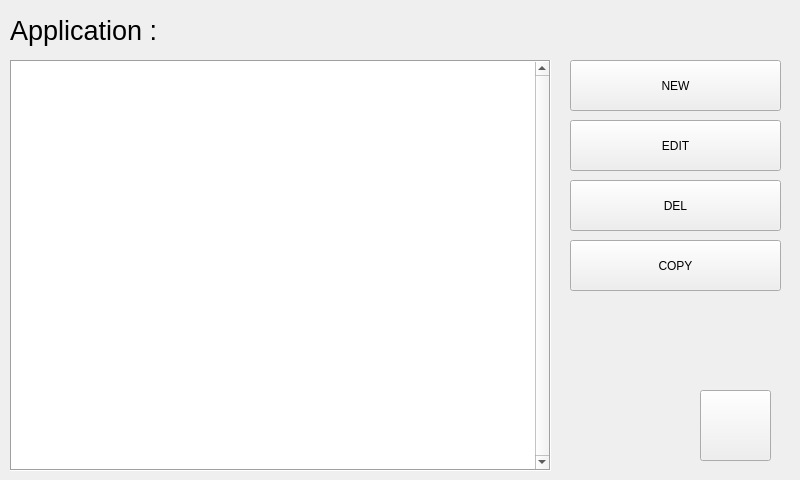
<?xml version="1.0" encoding="UTF-8"?>
<ui version="4.0">
 <class>formSetting</class>
 <widget class="QWidget" name="formSetting">
  <property name="geometry">
   <rect>
    <x>0</x>
    <y>0</y>
    <width>800</width>
    <height>480</height>
   </rect>
  </property>
  <property name="minimumSize">
   <size>
    <width>800</width>
    <height>480</height>
   </size>
  </property>
  <property name="maximumSize">
   <size>
    <width>800</width>
    <height>480</height>
   </size>
  </property>
  <property name="windowTitle">
   <string>Form</string>
  </property>
  <widget class="QPushButton" name="btnSetting">
   <property name="geometry">
    <rect>
     <x>700</x>
     <y>390</y>
     <width>71</width>
     <height>71</height>
    </rect>
   </property>
   <property name="autoFillBackground">
    <bool>false</bool>
   </property>
   <property name="styleSheet">
    <string notr="true">border-image: url(:/img/setting.png);</string>
   </property>
   <property name="text">
    <string/>
   </property>
  </widget>
  <widget class="QLabel" name="lbApplication">
   <property name="geometry">
    <rect>
     <x>10</x>
     <y>10</y>
     <width>501</width>
     <height>41</height>
    </rect>
   </property>
   <property name="font">
    <font>
     <pointsize>20</pointsize>
    </font>
   </property>
   <property name="text">
    <string>Application :</string>
   </property>
  </widget>
  <widget class="QPushButton" name="btnNew">
   <property name="geometry">
    <rect>
     <x>570</x>
     <y>60</y>
     <width>211</width>
     <height>51</height>
    </rect>
   </property>
   <property name="text">
    <string>NEW</string>
   </property>
  </widget>
  <widget class="QListWidget" name="listAppllication">
   <property name="geometry">
    <rect>
     <x>10</x>
     <y>60</y>
     <width>541</width>
     <height>411</height>
    </rect>
   </property>
   <property name="font">
    <font>
     <pointsize>20</pointsize>
    </font>
   </property>
   <property name="frameShape">
    <enum>QFrame::Box</enum>
   </property>
   <property name="frameShadow">
    <enum>QFrame::Sunken</enum>
   </property>
   <property name="verticalScrollBarPolicy">
    <enum>Qt::ScrollBarAlwaysOn</enum>
   </property>
   <property name="sizeAdjustPolicy">
    <enum>QAbstractScrollArea::AdjustToContents</enum>
   </property>
   <property name="autoScrollMargin">
    <number>16</number>
   </property>
   <property name="horizontalScrollMode">
    <enum>QAbstractItemView::ScrollPerItem</enum>
   </property>
  </widget>
  <widget class="QPushButton" name="btnEdit">
   <property name="geometry">
    <rect>
     <x>570</x>
     <y>120</y>
     <width>211</width>
     <height>51</height>
    </rect>
   </property>
   <property name="text">
    <string>EDIT</string>
   </property>
  </widget>
  <widget class="QPushButton" name="btnDelete">
   <property name="geometry">
    <rect>
     <x>570</x>
     <y>180</y>
     <width>211</width>
     <height>51</height>
    </rect>
   </property>
   <property name="text">
    <string>DEL</string>
   </property>
  </widget>
  <widget class="QPushButton" name="btnCopy">
   <property name="geometry">
    <rect>
     <x>570</x>
     <y>240</y>
     <width>211</width>
     <height>51</height>
    </rect>
   </property>
   <property name="text">
    <string>COPY</string>
   </property>
  </widget>
 </widget>
 <resources>
  <include location="resource.qrc"/>
 </resources>
 <connections/>
</ui>
